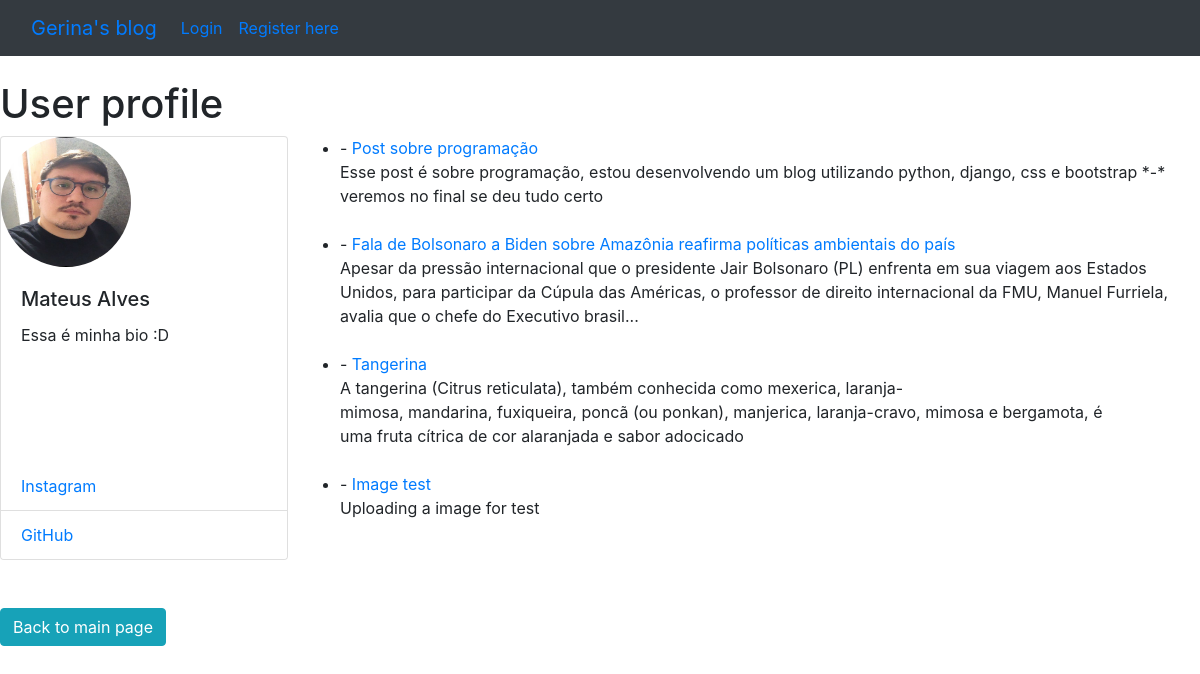
/members/1/profile/, run on the app's committed database.
### theblog/models.py (models this page shows, shortened)
class Profile(models.Model):
    user = models.OneToOneField(User, null=True, on_delete=models.CASCADE)
    bio = models.TextField(default='Usuário do blog')
    profile_pic = models.ImageField(null=True, blank=True, upload_to='images/profile/')
    website_url = models.CharField(max_length=255, null=True, blank=True)
    facebook_url = models.CharField(max_length=255, null=True, blank=True)
    twitter_url = models.CharField(max_length=255, null=True, blank=True)
    instagram_url = models.CharField(max_length=255, null=True, blank=True)
    github_url = models.CharField(max_length=255, null=True, blank=True)

class Post(models.Model):
    title = models.CharField(max_length=255)
    header_image = models.ImageField(null=True, blank=True, upload_to='images/')
    author = models.ForeignKey(User, on_delete=models.CASCADE)
    body = RichTextField(blank=True, null=True)
    title_tag = models.CharField(max_length=255, default=title)
    post_date = models.DateField(auto_now_add=True)
    category = models.CharField(max_length=255, default='uncategorized')
    summary = models.CharField(max_length=255)
    likes = models.ManyToManyField(User, related_name='blog_post')

### members/views.py (the view)
# urls.py: path('<int:pk>/profile/', ShowProfilePageView.as_view(), name='show_profile_page'),
class ShowProfilePageView(DetailView):
    model = Profile
    template_name = 'registration/user_profile.html'
    def get_context_data(self, *args, **kwargs):
        users = Profile.objects.all()
        posted = Post.objects.all()
        context = super(ShowProfilePageView, self).get_context_data(*args, **kwargs)
        page_user = get_object_or_404(Profile, id=self.kwargs['pk'])
        context = {'page_user':page_user, 'posted':posted}
        return context

### members/templates/registration/user_profile.html (shortened to what this page needs)
{% extends 'base.html' %}
{% load static %}
{% block content %}
<h1>User profile</h1>
      <div class="profile-container">
<div class="card" style="width: 18rem;">
    {% if page_user.profile_pic %}
        <img src="{{ page_user.profile_pic.url }}" alt="" width=130 height=130 class="rounded-circle">
    {% else %}
        <img src="{% static 'theblog/images/TikTok.jpg' %}" alt="" width=130 height=130 class="rounded-circle">
    {% endif %}
  <div class="card-body">
      {% if page_user.profile %}
            <h5 class="card-title"><a href="{% url 'show_profile_page' post.author.profile.id %}">
        {{ page_user.first_name}} {{ page_user.last_name }}</a></h5>
      {% else %}
            <h5 class="card-title">{{ page_user.user.first_name}} {{ page_user.user.last_name }}</h5>
      {% endif %}
    <p class="card-text">{{ page_user.bio }}</p>
  </div>
  <ul class="list-group list-group-flush">
      {% if page_user.instagram_url %}
           <li class="list-group-item"><a href="{{ page_user.instagram_url }}">Instagram</a></li>
      {% endif %}
      {% if page_user.github_url %}
           <li class="list-group-item"><a href="{{ page_user.github_url }}">GitHub</a></li>
      {% endif %}
  </ul>
</div>
          <ul>
              {% for post in posted %}
              {% if post.author == page_user.user %}
              <li>
                  - <a href="{% url 'article-detail' post.pk %}">{{ post.title }}</a> <br>
                  {{ post.summary }}<br><br>
              </li>
              {% endif %}
              {% endfor %}
          </ul>
      </div>
<br>
<br>
    <a href="{% url 'home' %}" class="btn btn-info">Back to main page</a>
{% endblock %}

### theblog/templates/base.html (shortened to what this page needs)
<!doctype html>
<html lang="en">
  <head>
    <link rel="stylesheet" href="https://cdn.jsdelivr.net/npm/bootstrap@4.4.1/dist/css/bootstrap.min.css">
  </head>
  <body>
  <nav class="navbar navbar-expand-lg bg-dark">
  <div class="container-fluid">
    <a class="navbar-brand" href="{% url 'home' %}">Gerina's blog</a>
    <div class="collapse navbar-collapse" id="navbarSupportedContent">
      <ul class="navbar-nav me-auto mb-2 mb-lg-0">
        {% if user.is_authenticated %}
          <li class="nav-item">
            <a class="nav-link" href="{% url 'add_post' %}">Create a new post</a>
          </li>
           <li class="nav-item">
          <a class="nav-link" href="{% url 'add_category' %}">New blog category</a>
          </li>
        {% else %}
        <li class="nav-item">
          <a class="nav-link" href="{% url 'login' %}">Login</a>
        </li>
        <li class="nav-item">
          <a class="nav-link" href="{% url 'register' %}">Register here</a>
        </li>
        {% endif %}
      </ul>
    </div>
  </div>
</nav>
  <br>
    {%block content%}
    {%endblock%}
  </body>
</html>

### members/templates/registration/user_profile.html (style rules this page uses)
.profile-container { display: grid; grid-template-columns: 1fr 3fr; }

### data on the page
Profile: profile_pic (picture), user.first_name "Mateus", user.last_name "Alves", bio "Essa é minha bio :D"
Post: title "Post sobre programação", summary "Esse post é sobre programação, estou desenvolvendo um blog utilizando python, django, css e bootstrap *-* veremos no final se deu tudo certo"
Post: title "Fala de Bolsonaro a Biden sobre Amazônia reafirma políticas ambientais do país", summary "Apesar da pressão internacional que o presidente Jair Bolsonaro (PL) enfrenta em sua viagem aos Estados Unidos, para participar da Cúpula das Américas, o professor de direito internacional da FMU, Manuel Furriela, avalia que o chefe do Executivo brasil..."
Post: title "Tangerina", summary "A tangerina (Citrus reticulata), também conhecida como mexerica, laranja-mimosa, mandarina, fuxiqueira, poncã (ou ponkan), manjerica, laranja-cravo, mimosa e bergamota, é uma fruta cítrica de cor alaranjada e sabor adocicado"
Post: title "Image test", summary "Uploading a image for test"
